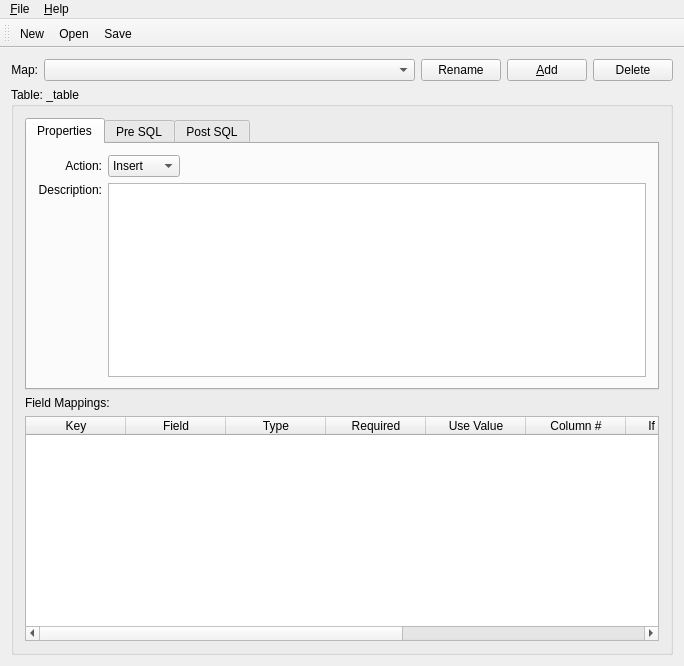
<?xml version="1.0" encoding="UTF-8"?>
<ui version="4.0">
 <class>CSVAtlasWindow</class>
 <widget class="QMainWindow" name="CSVAtlasWindow">
  <property name="geometry">
   <rect>
    <x>0</x>
    <y>0</y>
    <width>684</width>
    <height>666</height>
   </rect>
  </property>
  <property name="windowTitle">
   <string>CSV Atlas</string>
  </property>
  <widget class="QWidget" name="widget">
   <layout class="QVBoxLayout">
    <item>
     <layout class="QHBoxLayout">
      <item>
       <widget class="QLabel" name="_lblMap">
        <property name="text">
         <string>Map:</string>
        </property>
        <property name="alignment">
         <set>Qt::AlignRight|Qt::AlignTrailing|Qt::AlignVCenter</set>
        </property>
        <property name="wordWrap">
         <bool>false</bool>
        </property>
       </widget>
      </item>
      <item>
       <widget class="QComboBox" name="_map">
        <property name="sizePolicy">
         <sizepolicy hsizetype="Expanding" vsizetype="Fixed">
          <horstretch>0</horstretch>
          <verstretch>0</verstretch>
         </sizepolicy>
        </property>
        <property name="insertPolicy">
         <enum>QComboBox::InsertAlphabetically</enum>
        </property>
       </widget>
      </item>
      <item>
       <widget class="QPushButton" name="_rename">
        <property name="text">
         <string>Rename</string>
        </property>
        <property name="shortcut">
         <string/>
        </property>
       </widget>
      </item>
      <item>
       <widget class="QPushButton" name="_add">
        <property name="text">
         <string>&amp;Add</string>
        </property>
        <property name="shortcut">
         <string>Alt+A</string>
        </property>
       </widget>
      </item>
      <item>
       <widget class="QPushButton" name="_delete">
        <property name="text">
         <string>Delete</string>
        </property>
       </widget>
      </item>
     </layout>
    </item>
    <item>
     <widget class="QGroupBox" name="_table">
      <property name="title">
       <string>Table: _table</string>
      </property>
      <layout class="QVBoxLayout">
       <item>
        <widget class="QTabWidget" name="_tabs">
         <widget class="QWidget" name="tab">
          <attribute name="title">
           <string>Properties</string>
          </attribute>
          <layout class="QVBoxLayout">
           <item>
            <layout class="QGridLayout">
             <item row="1" column="1">
              <widget class="QTextEdit" name="_description"/>
             </item>
             <item row="0" column="0">
              <widget class="QLabel" name="_lblAction">
               <property name="text">
                <string>Action:</string>
               </property>
               <property name="alignment">
                <set>Qt::AlignRight|Qt::AlignTrailing|Qt::AlignVCenter</set>
               </property>
               <property name="wordWrap">
                <bool>false</bool>
               </property>
              </widget>
             </item>
             <item row="0" column="1">
              <layout class="QHBoxLayout">
               <item>
                <widget class="QComboBox" name="_action">
                 <item>
                  <property name="text">
                   <string>Insert</string>
                  </property>
                 </item>
                 <item>
                  <property name="text">
                   <string>Update</string>
                  </property>
                 </item>
                 <item>
                  <property name="text">
                   <string>Append</string>
                  </property>
                 </item>
                </widget>
               </item>
               <item>
                <spacer name="spacer6">
                 <property name="orientation">
                  <enum>Qt::Horizontal</enum>
                 </property>
                 <property name="sizeType">
                  <enum>QSizePolicy::Expanding</enum>
                 </property>
                 <property name="sizeHint" stdset="0">
                  <size>
                   <width>40</width>
                   <height>20</height>
                  </size>
                 </property>
                </spacer>
               </item>
              </layout>
             </item>
             <item row="1" column="0">
              <widget class="QLabel" name="_lblDescription">
               <property name="text">
                <string>Description:</string>
               </property>
               <property name="alignment">
                <set>Qt::AlignRight|Qt::AlignTop|Qt::AlignTrailing</set>
               </property>
               <property name="wordWrap">
                <bool>false</bool>
               </property>
              </widget>
             </item>
            </layout>
           </item>
          </layout>
         </widget>
         <widget class="QWidget" name="tab2">
          <attribute name="title">
           <string>Pre SQL</string>
          </attribute>
          <layout class="QVBoxLayout">
           <item>
            <widget class="QTextEdit" name="_preSql">
             <property name="font">
              <font>
               <family>Courier</family>
              </font>
             </property>
            </widget>
           </item>
           <item>
            <widget class="QCheckBox" name="_sqlPreContinueOnError">
             <property name="text">
              <string>Continue load on errors</string>
             </property>
            </widget>
           </item>
          </layout>
         </widget>
         <widget class="QWidget" name="TabPage">
          <attribute name="title">
           <string>Post SQL</string>
          </attribute>
          <layout class="QVBoxLayout">
           <item>
            <widget class="QTextEdit" name="_postSql">
             <property name="font">
              <font>
               <family>Courier</family>
              </font>
             </property>
            </widget>
           </item>
          </layout>
         </widget>
        </widget>
       </item>
       <item>
        <widget class="QLabel" name="_lblFieldMappings">
         <property name="text">
          <string>Field Mappings:</string>
         </property>
         <property name="wordWrap">
          <bool>false</bool>
         </property>
        </widget>
       </item>
       <item>
        <widget class="QTableWidget" name="_fields">
         <property name="sizePolicy">
          <sizepolicy hsizetype="Expanding" vsizetype="Expanding">
           <horstretch>0</horstretch>
           <verstretch>1</verstretch>
          </sizepolicy>
         </property>
         <column>
          <property name="text">
           <string>Key</string>
          </property>
         </column>
         <column>
          <property name="text">
           <string>Field</string>
          </property>
         </column>
         <column>
          <property name="text">
           <string>Type</string>
          </property>
         </column>
         <column>
          <property name="text">
           <string>Required</string>
          </property>
         </column>
         <column>
          <property name="text">
           <string>Use Value</string>
          </property>
         </column>
         <column>
          <property name="text">
           <string>Column #</string>
          </property>
         </column>
         <column>
          <property name="text">
           <string>If Col. Null</string>
          </property>
         </column>
         <column>
          <property name="text">
           <string>Alt. Column #</string>
          </property>
         </column>
         <column>
          <property name="text">
           <string>Alt. If Null</string>
          </property>
         </column>
         <column>
          <property name="text">
           <string>Alt. Value</string>
          </property>
         </column>
        </widget>
       </item>
      </layout>
     </widget>
    </item>
   </layout>
  </widget>
  <widget class="QToolBar" name="toolBar">
   <attribute name="toolBarArea">
    <enum>TopToolBarArea</enum>
   </attribute>
   <attribute name="toolBarBreak">
    <bool>false</bool>
   </attribute>
   <addaction name="fileNewAction"/>
   <addaction name="fileOpenAction"/>
   <addaction name="fileSaveAction"/>
  </widget>
  <widget class="QMenuBar" name="MenuBar">
   <property name="geometry">
    <rect>
     <x>0</x>
     <y>0</y>
     <width>684</width>
     <height>22</height>
    </rect>
   </property>
   <widget class="QMenu" name="fileMenu">
    <property name="title">
     <string>&amp;File</string>
    </property>
    <addaction name="fileNewAction"/>
    <addaction name="fileOpenAction"/>
    <addaction name="fileSaveAction"/>
    <addaction name="fileSaveAsAction"/>
    <addaction name="separator"/>
    <addaction name="filePrintAction"/>
    <addaction name="separator"/>
    <addaction name="fileExitAction"/>
   </widget>
   <widget class="QMenu" name="helpMenu">
    <property name="title">
     <string>&amp;Help</string>
    </property>
    <addaction name="helpContentsAction"/>
    <addaction name="helpIndexAction"/>
    <addaction name="separator"/>
    <addaction name="helpAboutAction"/>
   </widget>
   <addaction name="fileMenu"/>
   <addaction name="helpMenu"/>
  </widget>
  <action name="fileNewAction">
   <property name="icon">
    <iconset>
     <normaloff>image1</normaloff>image1</iconset>
   </property>
   <property name="text">
    <string>&amp;New</string>
   </property>
   <property name="iconText">
    <string>New</string>
   </property>
   <property name="shortcut">
    <string>Ctrl+N</string>
   </property>
   <property name="name" stdset="0">
    <cstring>fileNewAction</cstring>
   </property>
  </action>
  <action name="fileOpenAction">
   <property name="icon">
    <iconset>
     <normaloff>image2</normaloff>image2</iconset>
   </property>
   <property name="text">
    <string>&amp;Open...</string>
   </property>
   <property name="iconText">
    <string>Open</string>
   </property>
   <property name="shortcut">
    <string>Ctrl+O</string>
   </property>
   <property name="name" stdset="0">
    <cstring>fileOpenAction</cstring>
   </property>
  </action>
  <action name="fileSaveAction">
   <property name="icon">
    <iconset>
     <normaloff>image3</normaloff>image3</iconset>
   </property>
   <property name="text">
    <string>&amp;Save</string>
   </property>
   <property name="iconText">
    <string>Save</string>
   </property>
   <property name="shortcut">
    <string>Ctrl+S</string>
   </property>
   <property name="name" stdset="0">
    <cstring>fileSaveAction</cstring>
   </property>
  </action>
  <action name="fileSaveAsAction">
   <property name="text">
    <string>Save &amp;As...</string>
   </property>
   <property name="iconText">
    <string>Save As</string>
   </property>
   <property name="shortcut">
    <string/>
   </property>
   <property name="name" stdset="0">
    <cstring>fileSaveAsAction</cstring>
   </property>
  </action>
  <action name="filePrintAction">
   <property name="icon">
    <iconset>
     <normaloff>image4</normaloff>image4</iconset>
   </property>
   <property name="text">
    <string>&amp;Print...</string>
   </property>
   <property name="iconText">
    <string>Print</string>
   </property>
   <property name="shortcut">
    <string>Ctrl+P</string>
   </property>
   <property name="name" stdset="0">
    <cstring>filePrintAction</cstring>
   </property>
  </action>
  <action name="fileExitAction">
   <property name="text">
    <string>&amp;Close</string>
   </property>
   <property name="iconText">
    <string>&amp;Close</string>
   </property>
   <property name="shortcut">
    <string/>
   </property>
   <property name="name" stdset="0">
    <cstring>fileExitAction</cstring>
   </property>
  </action>
  <action name="helpContentsAction">
   <property name="text">
    <string>&amp;Contents...</string>
   </property>
   <property name="iconText">
    <string>Contents</string>
   </property>
   <property name="shortcut">
    <string/>
   </property>
   <property name="name" stdset="0">
    <cstring>helpContentsAction</cstring>
   </property>
  </action>
  <action name="helpIndexAction">
   <property name="text">
    <string>&amp;Index...</string>
   </property>
   <property name="iconText">
    <string>Index</string>
   </property>
   <property name="shortcut">
    <string/>
   </property>
   <property name="name" stdset="0">
    <cstring>helpIndexAction</cstring>
   </property>
  </action>
  <action name="helpAboutAction">
   <property name="text">
    <string>&amp;About</string>
   </property>
   <property name="iconText">
    <string>About</string>
   </property>
   <property name="shortcut">
    <string/>
   </property>
   <property name="name" stdset="0">
    <cstring>helpAboutAction</cstring>
   </property>
  </action>
 </widget>
 <layoutdefault spacing="6" margin="11"/>
 <tabstops>
  <tabstop>_map</tabstop>
  <tabstop>_rename</tabstop>
  <tabstop>_add</tabstop>
  <tabstop>_delete</tabstop>
  <tabstop>_tabs</tabstop>
  <tabstop>_action</tabstop>
  <tabstop>_description</tabstop>
  <tabstop>_preSql</tabstop>
  <tabstop>_sqlPreContinueOnError</tabstop>
  <tabstop>_postSql</tabstop>
  <tabstop>_fields</tabstop>
 </tabstops>
 <resources/>
 <connections>
  <connection>
   <sender>fileNewAction</sender>
   <signal>activated()</signal>
   <receiver>CSVAtlasWindow</receiver>
   <slot>fileNew()</slot>
   <hints>
    <hint type="sourcelabel">
     <x>-1</x>
     <y>-1</y>
    </hint>
    <hint type="destinationlabel">
     <x>20</x>
     <y>20</y>
    </hint>
   </hints>
  </connection>
  <connection>
   <sender>fileOpenAction</sender>
   <signal>activated()</signal>
   <receiver>CSVAtlasWindow</receiver>
   <slot>fileOpen()</slot>
   <hints>
    <hint type="sourcelabel">
     <x>-1</x>
     <y>-1</y>
    </hint>
    <hint type="destinationlabel">
     <x>20</x>
     <y>20</y>
    </hint>
   </hints>
  </connection>
  <connection>
   <sender>fileSaveAction</sender>
   <signal>activated()</signal>
   <receiver>CSVAtlasWindow</receiver>
   <slot>fileSave()</slot>
   <hints>
    <hint type="sourcelabel">
     <x>-1</x>
     <y>-1</y>
    </hint>
    <hint type="destinationlabel">
     <x>20</x>
     <y>20</y>
    </hint>
   </hints>
  </connection>
  <connection>
   <sender>fileSaveAsAction</sender>
   <signal>activated()</signal>
   <receiver>CSVAtlasWindow</receiver>
   <slot>fileSaveAs()</slot>
   <hints>
    <hint type="sourcelabel">
     <x>-1</x>
     <y>-1</y>
    </hint>
    <hint type="destinationlabel">
     <x>20</x>
     <y>20</y>
    </hint>
   </hints>
  </connection>
  <connection>
   <sender>filePrintAction</sender>
   <signal>activated()</signal>
   <receiver>CSVAtlasWindow</receiver>
   <slot>filePrint()</slot>
   <hints>
    <hint type="sourcelabel">
     <x>-1</x>
     <y>-1</y>
    </hint>
    <hint type="destinationlabel">
     <x>20</x>
     <y>20</y>
    </hint>
   </hints>
  </connection>
  <connection>
   <sender>fileExitAction</sender>
   <signal>activated()</signal>
   <receiver>CSVAtlasWindow</receiver>
   <slot>close()</slot>
   <hints>
    <hint type="sourcelabel">
     <x>-1</x>
     <y>-1</y>
    </hint>
    <hint type="destinationlabel">
     <x>20</x>
     <y>20</y>
    </hint>
   </hints>
  </connection>
  <connection>
   <sender>helpIndexAction</sender>
   <signal>activated()</signal>
   <receiver>CSVAtlasWindow</receiver>
   <slot>helpIndex()</slot>
   <hints>
    <hint type="sourcelabel">
     <x>-1</x>
     <y>-1</y>
    </hint>
    <hint type="destinationlabel">
     <x>20</x>
     <y>20</y>
    </hint>
   </hints>
  </connection>
  <connection>
   <sender>helpContentsAction</sender>
   <signal>activated()</signal>
   <receiver>CSVAtlasWindow</receiver>
   <slot>helpContents()</slot>
   <hints>
    <hint type="sourcelabel">
     <x>-1</x>
     <y>-1</y>
    </hint>
    <hint type="destinationlabel">
     <x>20</x>
     <y>20</y>
    </hint>
   </hints>
  </connection>
  <connection>
   <sender>helpAboutAction</sender>
   <signal>activated()</signal>
   <receiver>CSVAtlasWindow</receiver>
   <slot>helpAbout()</slot>
   <hints>
    <hint type="sourcelabel">
     <x>-1</x>
     <y>-1</y>
    </hint>
    <hint type="destinationlabel">
     <x>20</x>
     <y>20</y>
    </hint>
   </hints>
  </connection>
  <connection>
   <sender>_map</sender>
   <signal>activated(int)</signal>
   <receiver>CSVAtlasWindow</receiver>
   <slot>sMapChanged(int)</slot>
   <hints>
    <hint type="sourcelabel">
     <x>20</x>
     <y>20</y>
    </hint>
    <hint type="destinationlabel">
     <x>20</x>
     <y>20</y>
    </hint>
   </hints>
  </connection>
  <connection>
   <sender>_add</sender>
   <signal>clicked()</signal>
   <receiver>CSVAtlasWindow</receiver>
   <slot>sAddMap()</slot>
   <hints>
    <hint type="sourcelabel">
     <x>20</x>
     <y>20</y>
    </hint>
    <hint type="destinationlabel">
     <x>20</x>
     <y>20</y>
    </hint>
   </hints>
  </connection>
  <connection>
   <sender>_delete</sender>
   <signal>clicked()</signal>
   <receiver>CSVAtlasWindow</receiver>
   <slot>sDeleteMap()</slot>
   <hints>
    <hint type="sourcelabel">
     <x>20</x>
     <y>20</y>
    </hint>
    <hint type="destinationlabel">
     <x>20</x>
     <y>20</y>
    </hint>
   </hints>
  </connection>
  <connection>
   <sender>_rename</sender>
   <signal>clicked()</signal>
   <receiver>CSVAtlasWindow</receiver>
   <slot>sRenameMap()</slot>
   <hints>
    <hint type="sourcelabel">
     <x>20</x>
     <y>20</y>
    </hint>
    <hint type="destinationlabel">
     <x>20</x>
     <y>20</y>
    </hint>
   </hints>
  </connection>
 </connections>
</ui>
